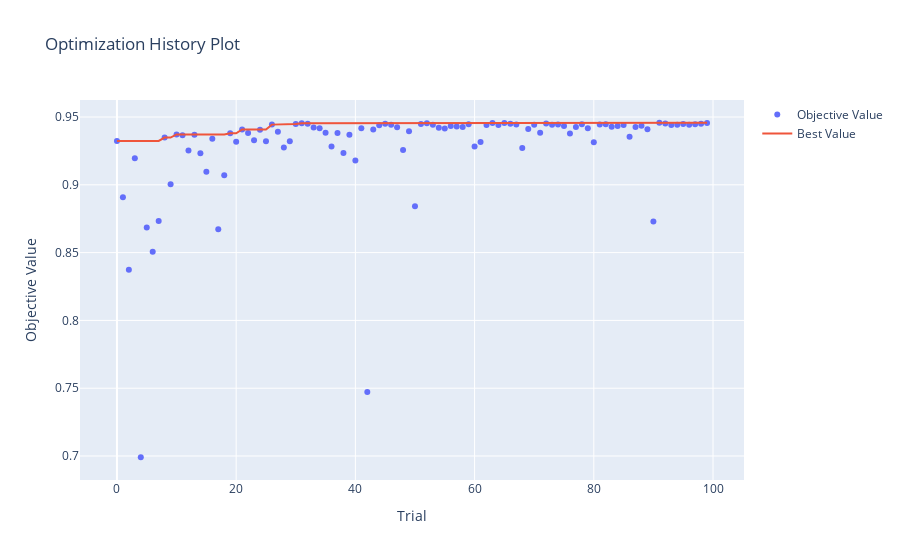
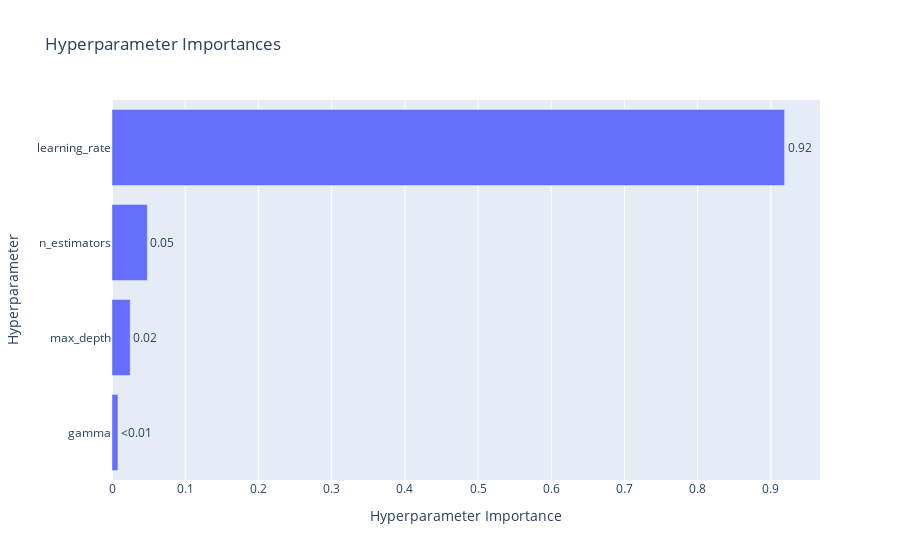

Here is the notebook cell these charts were saved with, in order:
### Code cell
import optuna.visualization as vis

vis.plot_optimization_history(optuna_study).show()
vis.plot_param_importances(optuna_study).show()
